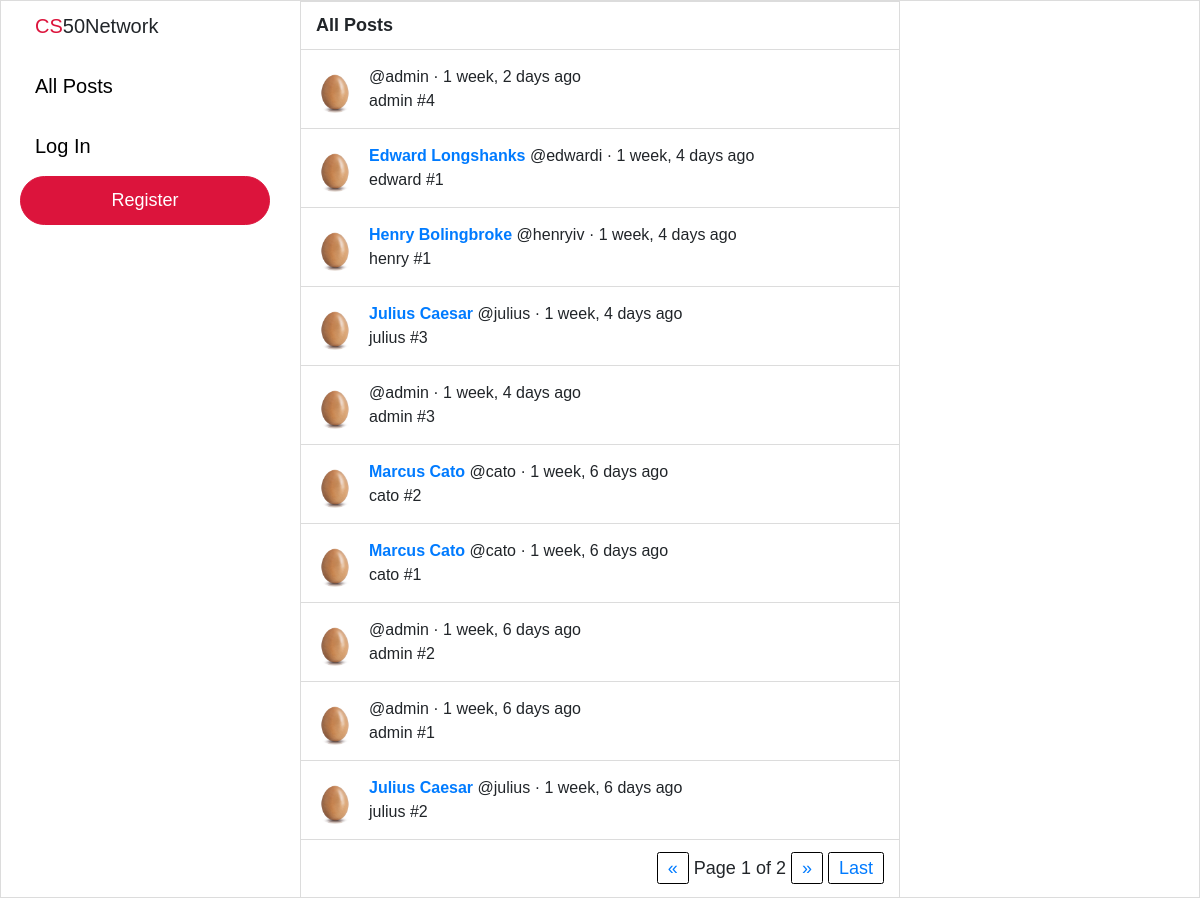
The app's page /, older data.
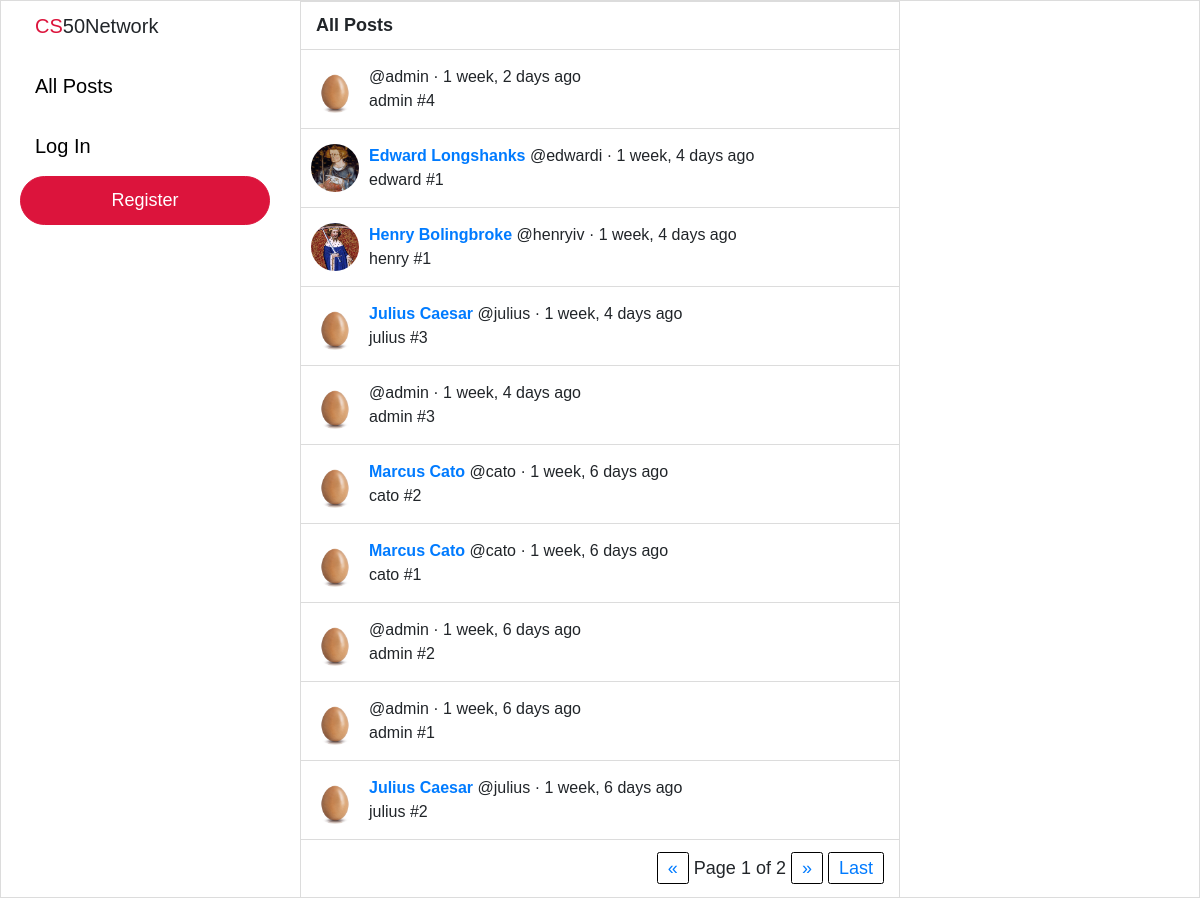
The same page, newer data.
### network/models.py (models this page shows, shortened)
class Post(models.Model):
    user = models.ForeignKey("User", on_delete=models.CASCADE, related_name="posts")
    body = models.TextField(blank=True, max_length=280)
    likes = models.ManyToManyField("User", blank=True, related_name="likes")
    timestamp = models.DateTimeField(auto_now_add=True)
    def get_time(self):
        return humanize.naturaltime(self.timestamp)

class User(AbstractUser):
    pass
    bio = models.TextField(blank=True, max_length=160)
    profile_picture = models.ImageField(default="default.jpeg", upload_to="profile_pictures")

### network/views.py (the view)
# urls.py: path("", views.index, name="index"),
def index(request):
    posts = Post.objects.all().order_by('-timestamp')
    paginator = Paginator(posts, 10)
    page_number = request.GET.get('page')
    page_obj = paginator.get_page(page_number)
    if request.user.is_anonymous:
        context = {"page_obj": page_obj}
    else:
        context = {
        "page_obj": page_obj,
        "recommend_follow": recommend_follow(request),
    }
    return render(request, "network/index.html", context)

### network/templates/network/index.html (shortened to what this page needs)
{% extends "network/layout.html" %}
{% block body %}
    <div class="page-title">All Posts</div>
    {% for post in page_obj %}
    <div class="post-outer-container">
        <div class="post-container">
            <div class="profile-pic">
                {% if user.is_authenticated %}
                    <a href="/profile/{{ post.user.username }}">
                        <img src="{{ post.user.profile_picture.url }}" />
                    </a>
                {% else %}
                    <a href="{% url 'login' %}">
                        <img src="{{ post.user.profile_picture.url }}" />
                    </a>
                {% endif %}
            </div>
                <div class="post-body-container">
                    <div class="post-body-top">
                        <div>
                            {% if user.is_authenticated %}
                                <a href="/profile/{{ post.user.username }}"><b>{{ post.user.first_name }} {{ post.user.last_name }}</a> </b> @{{ post.user.username }} · {{ post.get_time }}
                            {% else %}
                                <a href="{% url 'login' %}"><b>{{ post.user.first_name }} {{ post.user.last_name }}</a> </b> @{{ post.user.username }} · {{ post.get_time }}
                            {% endif %}
                    </div>
                </div>
                <div class="post-body" data-post-id="{{ post.id }}" data-status="close">
                    <div class="original-post">{{ post.body }}</div>
                </div>
            </div>
        </div>
    </div>
    {% endfor %}
    <div class="pagination">
        <span class="step-links">
            {% if page_obj.has_previous %}
                <a id="first" href="?page=1">First</a>
                <a id="prev" href="?page={{ page_obj.previous_page_number }}">&laquo;</a>
            {% else %}
                <a id="prev" href="#" style="pointer-events: none;">&laquo;</a>
            {% endif %}
            <span class="current">
                Page {{ page_obj.number }} of {{ page_obj.paginator.num_pages }}
            </span>
            {% if page_obj.has_next %}
                <a id="next" href="?page={{ page_obj.next_page_number }}">&raquo;</a>
                <a id="last" href="?page={{ page_obj.paginator.num_pages }}">Last</a>
            {% else %}
                <a id="next" href="#" style="pointer-events: none;">&raquo;</a>
            {% endif %}
        </span>
    </div>
{% endblock %}

### network/templates/network/layout.html (shortened to what this page needs)
{% load static %}
<!DOCTYPE html>
<html lang="en">
  <head>
    <link
      rel="stylesheet"
      href="https://stackpath.bootstrapcdn.com/bootstrap/4.4.1/css/bootstrap.min.css"
    />
    <link href="{% static 'network/styles.css' %}" rel="stylesheet" />
  </head>
  <body>
    <div class="left-pane">
      <nav class="navigation-bar">
        <div class="logo">
          <div><span style="color: crimson">CS</span>50Network</div>
        </div>
        <div class="navigation-item-container">
          <div class="navigation-item">
            <a class="navigation-link" href="{% url 'index' %}">All Posts</a>
          </div>
        </div>
         {% if user.is_authenticated %}
        <div class="logout">
          <a class="navigation-link" href="{% url 'logout' %}">Log Out</a>
        </div>
        {% else %}
        <div class="navigation-item-container">
          <div class="navigation-item">
            <a class="navigation-link" href="{% url 'login' %}">Log In</a>
          </div>
        </div>
        <div class="register">
          <a class="navigation-link" href="{% url 'register' %}">Register</a>
        </div>
        {% endif %}
      </nav>
    </div>
    <div class="body">{% block body %} {% endblock %}</div>
    <div class="right-pane">
    </div>
  </body>
</html>

### network/static/network/styles.css (style rules this page uses)
body { border: 1px solid gainsboro; display: grid; font-family: Arial, Helvetica, sans-serif; font-size: 18px; grid-template-columns: 2fr minmax(400px, 600px) 2fr; grid-template-rows: 1fr; height: 100vh; width: 100vw; overflow: hidden; }
.navigation-bar { font-size: 20px; margin-top: 10px; margin-left: auto; margin-right: 30px; max-width: 250px; width: 85%; }
.logo { cursor: default; padding-left: 15px; padding-bottom: 15px; }
.navigation-item-container { display: block; }
.navigation-item a { border-radius: 25px; display: inline-block; margin: 5px 0 5px 0; padding: 10px 15px 10px 15px; transition: background-color 0.15s linear; }
.navigation-link { color: black; }
.logout .navigation-link, .register .navigation-link { color: white; font-size: 18px; }
.logout a, .register a { background-color: crimson; border: 1px solid crimson; border-radius: 25px; display: flex; justify-content: center; padding: 10px 0 10px 0; transition: filter 0.25s; }
.body { border-left: 1px solid gainsboro; border-right: 1px solid gainsboro; overflow: scroll; width: 100%; }
.page-title { background-color: white; border-top: 1px solid gainsboro; border-bottom: 1px solid gainsboro; font-weight: bold; margin-top: auto; margin-bottom: auto; padding: 10px 0px 10px 15px; }
.post-outer-container { border-bottom: 1px solid gainsboro; padding: 15px 10px 15px 10px; }
.post-container { background-color: white; display: flex; font-size: 16px; height: auto; width: 100%; }
.profile-pic img { border-radius: 100%; height: 48px; margin-right: 10px; width: 48px; }
.post-body-container { width: 100%; }
.post-body-top { display: flex; justify-content: space-between; }
.right-pane { display: block; justify-content: left; }
.pagination { padding: 15px 15px 15px 0px; display: flex; justify-content: flex-end; }
#first, #last, #prev, #next { border: 1px solid black; border-radius: 2.5px; padding: 5px 10px 5px 10px; }

Row changes from the older to the newer data that the page shows:
changed through a linked row, Post "edward #1": user.profile_picture: picture added in place of a placeholder
changed through a linked row, Post "henry #1": user.profile_picture: picture added in place of a placeholder
